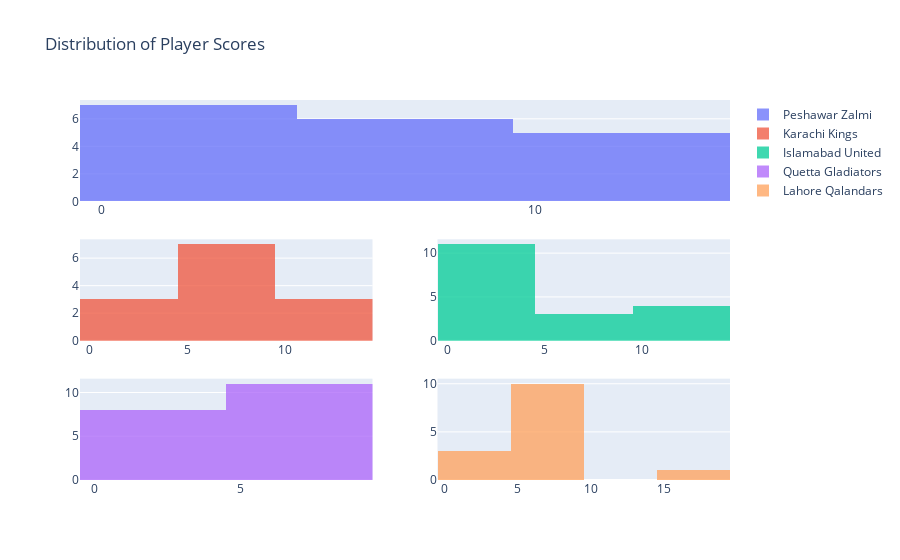

Source (notebook cell):
### Code cell
##Histogram with distribution

team_list = list(dfscore['Team'].unique())

trace0 = go.Histogram(x= dfscore.loc[dfscore['Team'] == team_list[0], 'PlayerScore'], opacity = 0.75, name = team_list[0])
trace1 = go.Histogram(x= dfscore.loc[dfscore['Team'] == team_list[1], 'PlayerScore'], opacity = 0.75, name = team_list[1])
trace2 = go.Histogram(x= dfscore.loc[dfscore['Team'] == team_list[2], 'PlayerScore'], opacity = 0.75, name = team_list[2])
trace3 = go.Histogram(x= dfscore.loc[dfscore['Team'] == team_list[3], 'PlayerScore'], opacity = 0.75, name = team_list[3])
trace4 = go.Histogram(x= dfscore.loc[dfscore['Team'] == team_list[4], 'PlayerScore'], opacity = 0.75, name = team_list[4])

fig4 = make_subplots(rows =3, cols = 2)
fig4.append_trace(trace0,1,1)
fig4.append_trace(trace1,2,1)
fig4.append_trace(trace2,2,2)
fig4.append_trace(trace3,3,1)
fig4.append_trace(trace4,3,2)

fig4.layout.title = dict(text = 'Distribution of Player Scores')
fig4.layout.xaxis = dict(tickmode = 'linear', dtick = 10)

fig4.show()

##Peshawar the clear standout players

### Figure 1 — Plotly figure (JSON) as saved in the notebook; plotly's stock layout.template omitted (floating-point values rounded to 4 significant figures)
{"data": [{"name": "Peshawar Zalmi", "opacity": 0.75, "x": [7, 14, 6, 12, 3, 11, 3, 3, 10, 0, 0, 9, 8, 10, 0, 6, 0, 7], "type": "histogram", "xaxis": "x", "yaxis": "y"}, {"name": "Karachi Kings", "opacity": 0.75, "x": [5, 6, 11, 8, 4, 7, 12, 8, 0, 10, 0, 9, 9], "type": "histogram", "xaxis": "x3", "yaxis": "y3"}, {"name": "Islamabad United", "opacity": 0.75, "x": [6, 14, 4, 4, 6, 4, 14, 0, 0, 0, 0, 10, 0, 0, 0, 11, 8, 4], "type": "histogram", "xaxis": "x4", "yaxis": "y4"}, {"name": "Quetta Gladiators", "opacity": 0.75, "x": [6, 8, 7, 7, 3, 9, 5, 8, 8, 0, 7, 0, 0, 0, 0, 0, 8, 0, 8], "type": "histogram", "xaxis": "x5", "yaxis": "y5"}, {"name": "Lahore Qalandars", "opacity": 0.75, "x": [7, 7, 6, 4, 15, 3, 5, 8, 9, 6, 9, 5, 7, 0], "type": "histogram", "xaxis": "x6", "yaxis": "y6"}], "layout": {"xaxis": {"dtick": 10, "tickmode": "linear"}, "yaxis": {"anchor": "x", "domain": [0.7333, 1]}, "xaxis2": {"anchor": "y2", "domain": [0.55, 1]}, "yaxis2": {"anchor": "x2", "domain": [0.7333, 1]}, "xaxis3": {"anchor": "y3", "domain": [0, 0.45]}, "yaxis3": {"anchor": "x3", "domain": [0.3667, 0.6333]}, "xaxis4": {"anchor": "y4", "domain": [0.55, 1]}, "yaxis4": {"anchor": "x4", "domain": [0.3667, 0.6333]}, "xaxis5": {"anchor": "y5", "domain": [0, 0.45]}, "yaxis5": {"anchor": "x5", "domain": [0, 0.2667]}, "xaxis6": {"anchor": "y6", "domain": [0.55, 1]}, "yaxis6": {"anchor": "x6", "domain": [0, 0.2667]}, "title": {"text": "Distribution of Player Scores"}}}
